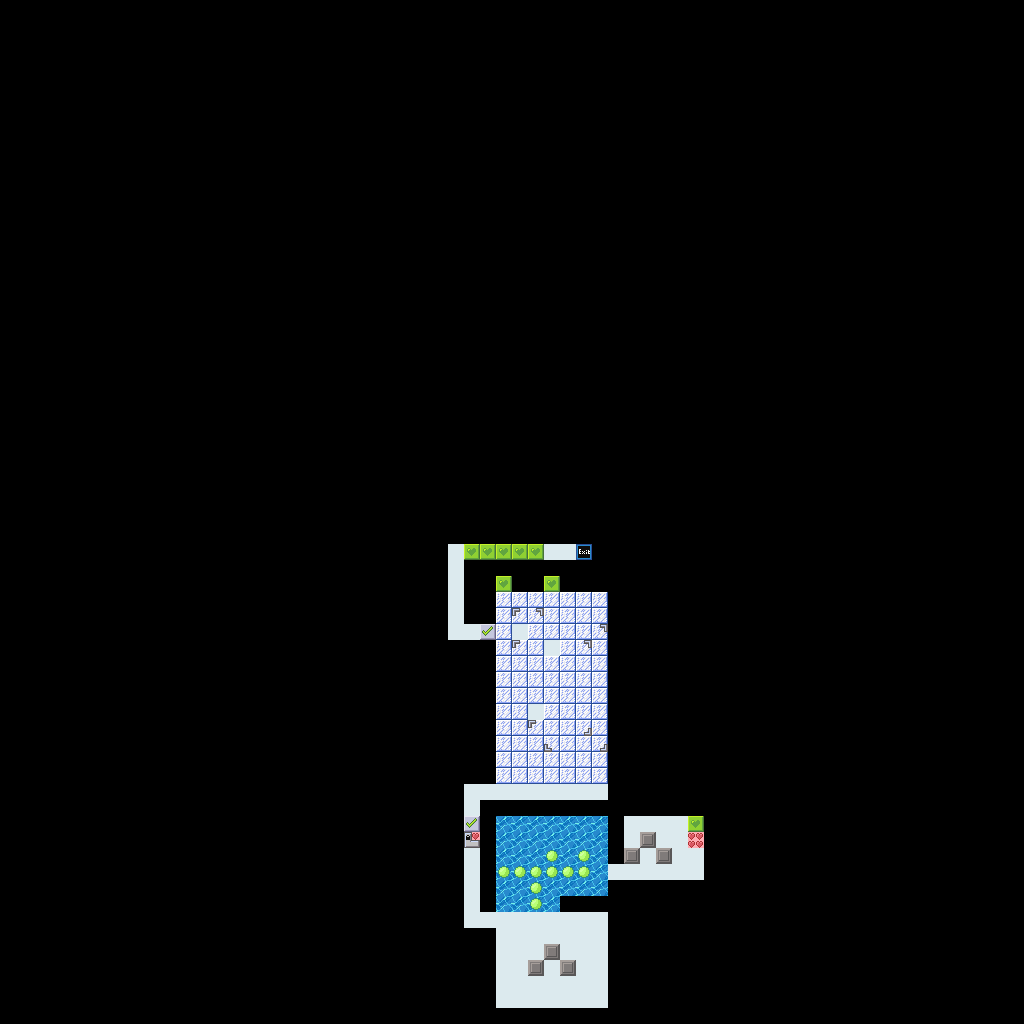

This is a level from a 2D game, rendered from its Tiled map with the project's own tilesets. A one-line summary and the map file follow, with tile-layer data summarised:
An orthogonal 64x64 tile map with 16x16 px tiles, 1 tile layer (Map) and 1 object (PlayerStart).

<map version="1.4" tiledversion="1.4.0" orientation="orthogonal" renderorder="right-down" width="64" height="64" tilewidth="16" tileheight="16" infinite="0" nextlayerid="3" nextobjectid="2">
 <tileset firstgid="1" source="tiles/M7Tileset.tsx" />
 <layer id="1" name="Map" width="64" height="64">
  <data>[4096 cells, 233 non-empty, 15 distinct tile ids]</data>
 </layer>
 <objectgroup id="2" name="Meta">
  <object id="1" name="PlayerStart" x="553" y="987">
   <properties>
    <property name="Direction" value="N" />
   </properties>
   <point />
  </object>
 </objectgroup>
</map>
